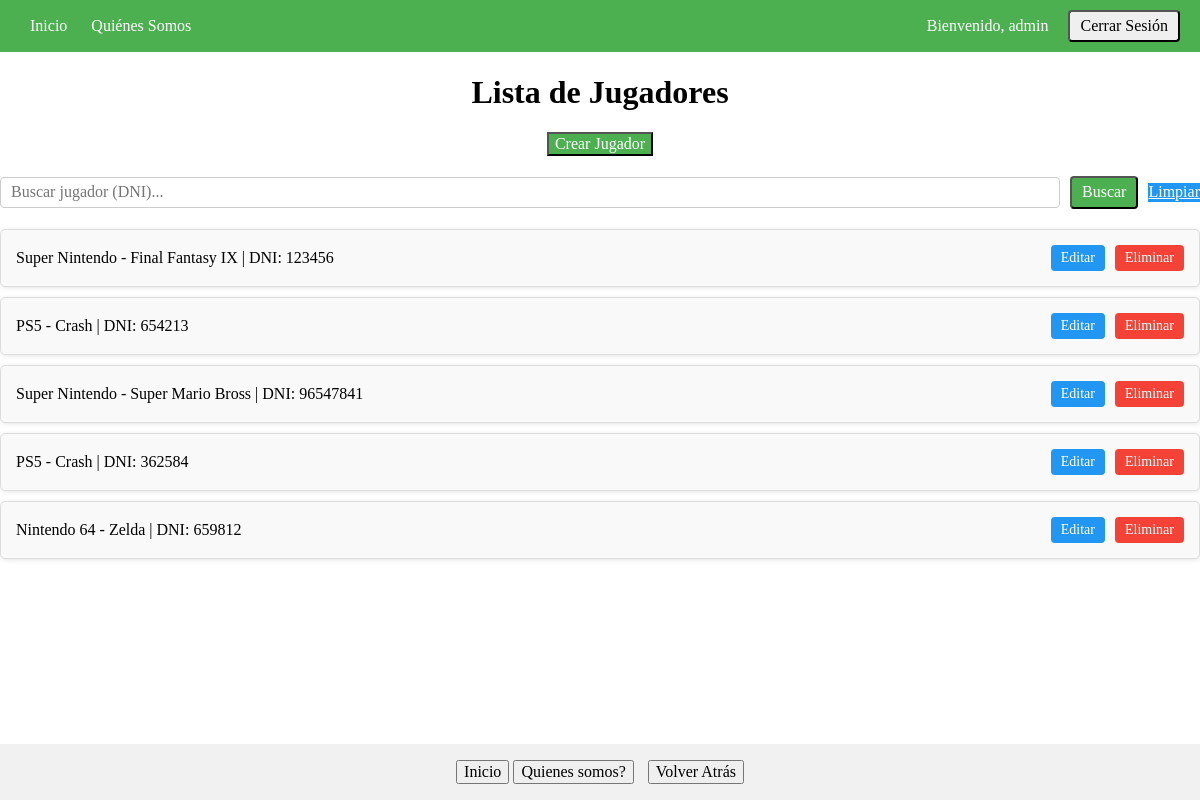
The page /jugador/list/ (signed in) on the database as committed earlier.
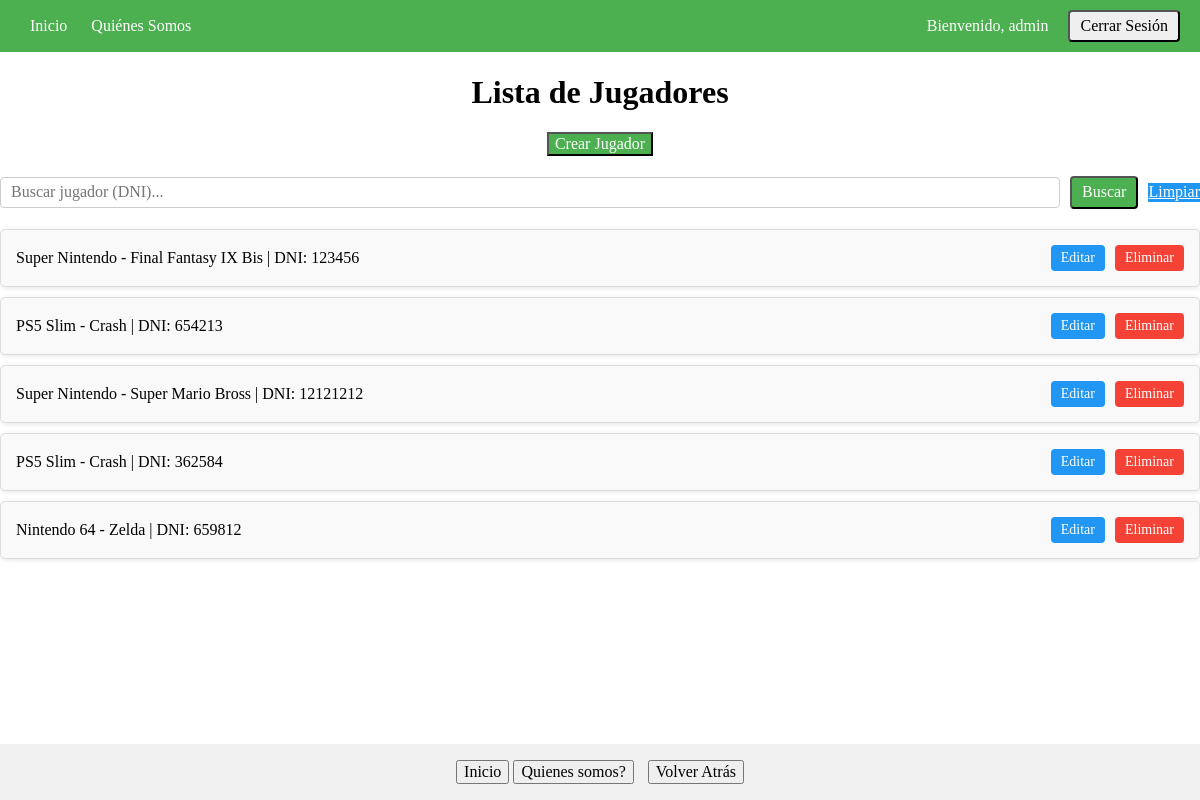
The same page on the database as committed later.
### consola/models.py (models this page shows)
class Jugador(models.Model):
    juego = models.ForeignKey(Juego, on_delete=models.SET_NULL, null=True)
    dni = models.IntegerField()

class Juego(models.Model):
    consola = models.ForeignKey(Consola, on_delete=models.SET_NULL, null=True)
    nombre_juego = models.CharField(max_length=255)
    fecha_inicio = models.DateField(null=True)
    def __str__(self):
        return f"{self.consola} - {self.nombre_juego}"

class Consola(models.Model):
    nombre = models.CharField(max_length=255, unique=True)
    def __str__(self):
        return self.nombre

### consola/views.py (the view)
# urls.py: path("jugador/list/", jugador_list, name="jugador_list"),
@login_required
def jugador_list(request):
    query = Jugador.objects.all()
    search_query = request.GET.get('q')
    if search_query:
        query = query.filter(dni__icontains=search_query)
    context = {"jugadores": query, "search_query": search_query}
    return render(request, "consola/jugador_list.html", context)

### consola/templates/consola/jugador_list.html
{% extends 'consola/base.html' %}
{% block contenido %}
    <h1>Lista de Jugadores</h1>
    <div style="margin-bottom: 20px;">
        <a href="{% url 'consola:jugador_create' %}">
            <button class="btn-primary">Crear Jugador</button>
        </a>
    </div>
    <form method="get" action="" style="margin-bottom: 20px;">
        <input type="text" name="q" placeholder="Buscar jugador (DNI)..." value="{{ search_query | default:'' }}">
        <button type="submit" class="btn-primary">Buscar</button>
        <a href="{% url 'consola:jugador_list' %}" class="btn-secondary">Limpiar</a>
    </form>
    <ul class="styled-list">
        {% for jugador in jugadores %}
            <li>
                <span>{{ jugador.juego }} | DNI: {{ jugador.dni }}</span>
                <div class="actions">
                    <a href="{% url 'consola:jugador_edit' jugador.pk %}"><button class="btn-secondary">Editar</button></a>
                    <a href="{% url 'consola:jugador_delete' jugador.pk %}"><button class="btn-danger">Eliminar</button></a>
                </div>
            </li>
        {% empty %}
            <li>No se encontraron jugadores que coincidan con tu búsqueda.</li>
        {% endfor %}
    </ul>
{% endblock contenido %}

### consola/templates/consola/base.html (shortened to what this page needs)
<!DOCTYPE html>
<html lang="es">
<head>
    <link rel="stylesheet" href="https://cdnjs.cloudflare.com/ajax/libs/normalize/8.0.1/normalize.css">
    <link rel="stylesheet" href="https://cdnjs.cloudflare.com/ajax/libs/milligram/1.4.1/milligram.css">
</head>
<body style="text-align: center;">
    <header>
        <nav>
            <div>
                <a href="{% url 'consola:index' %}">Inicio</a>
                <a href="{% url 'consola:about' %}">Quiénes Somos</a>
            </div>
            <div class="auth-section">
                {% if user.is_authenticated %}
                    <p>Bienvenido, {{ user.username }}</p>
                    <form method="post" action="{% url 'logout' %}" style="display: inline;">
                        <button type="submit">Cerrar Sesión</button>
                    </form>
                {% else %}
                    <a href="{% url 'login' %}"><button>Iniciar Sesión</button></a>
                    <a href="{% url 'consola:register' %}"><button>Registrarse</button></a>
                {% endif %}
            </div>
        </nav>
    </header>
    <main>
        {% block contenido %}
        {% endblock contenido %}
    </main>
    <footer>
        {% block piepagina %}
            <a href="{% url 'consola:index' %}"><button>Inicio</button></a>
            <a href="{% url 'consola:about' %}"><button>Quienes somos?</button></a>
            <button onclick="window.history.back()" style="margin-left: 10px;">Volver Atrás</button>
        {% endblock piepagina %}
    </footer>
</body>
</html>

### consola/templates/consola/base.html (style rules this page uses)
body { display: flex; flex-direction: column; min-height: 100vh; margin: 0; }
header { background-color: #4CAF50; color: white; text-align: center; padding: 10px 0; }
header nav { display: flex; justify-content: space-between; align-items: center; padding: 0 20px; }
header nav a { color: white; text-decoration: none; margin: 0 10px; }
main { flex: 1; }
footer { background-color: #f1f1f1; text-align: center; padding: 1em; }
.auth-section { display: flex; align-items: center; }
.auth-section p { margin: 0 10px; }
.auth-section button { margin-left: 10px; }
.styled-list { list-style: none; padding: 0; margin: 20px 0; }
.styled-list li { background: #f9f9f9; margin: 10px 0; padding: 15px; border-radius: 5px; border: 1px solid #ddd; display: flex; justify-content: space-between; align-items: center; box-shadow: 1px 1px 5px rgba(0, 0, 0, 0.1); }
.styled-list li span { font-size: 16px; font-weight: 500; }
.actions { display: flex; gap: 10px; }
.actions button { padding: 5px 10px; font-size: 14px; border: none; border-radius: 4px; cursor: pointer; }
.btn-primary { background-color: #4CAF50; color: white; }
.btn-secondary { background-color: #2196F3; color: white; }
.btn-danger { background-color: #f44336; color: white; }
form { display: flex; gap: 10px; align-items: center; }
form input[type="text"] { flex: 1; padding: 5px 10px; border: 1px solid #ccc; border-radius: 4px; }
form button { padding: 5px 10px; border-radius: 4px; cursor: pointer; }

Rows that differ between the two databases and show on the page:
changed through a linked row, Jugador: juego "Super Nintendo - Final Fantasy IX" → "Super Nintendo - Final Fantasy IX Bis"
changed through a linked row, Jugador (number 2 of 5 on the later page): juego "PS5 - Crash" → "PS5 Slim - Crash"
changed Jugador "Super Nintendo - Super Mario Bross": dni "96547841" → "12121212"
changed through a linked row, Jugador (number 4 of 5 on the later page): juego "PS5 - Crash" → "PS5 Slim - Crash"
